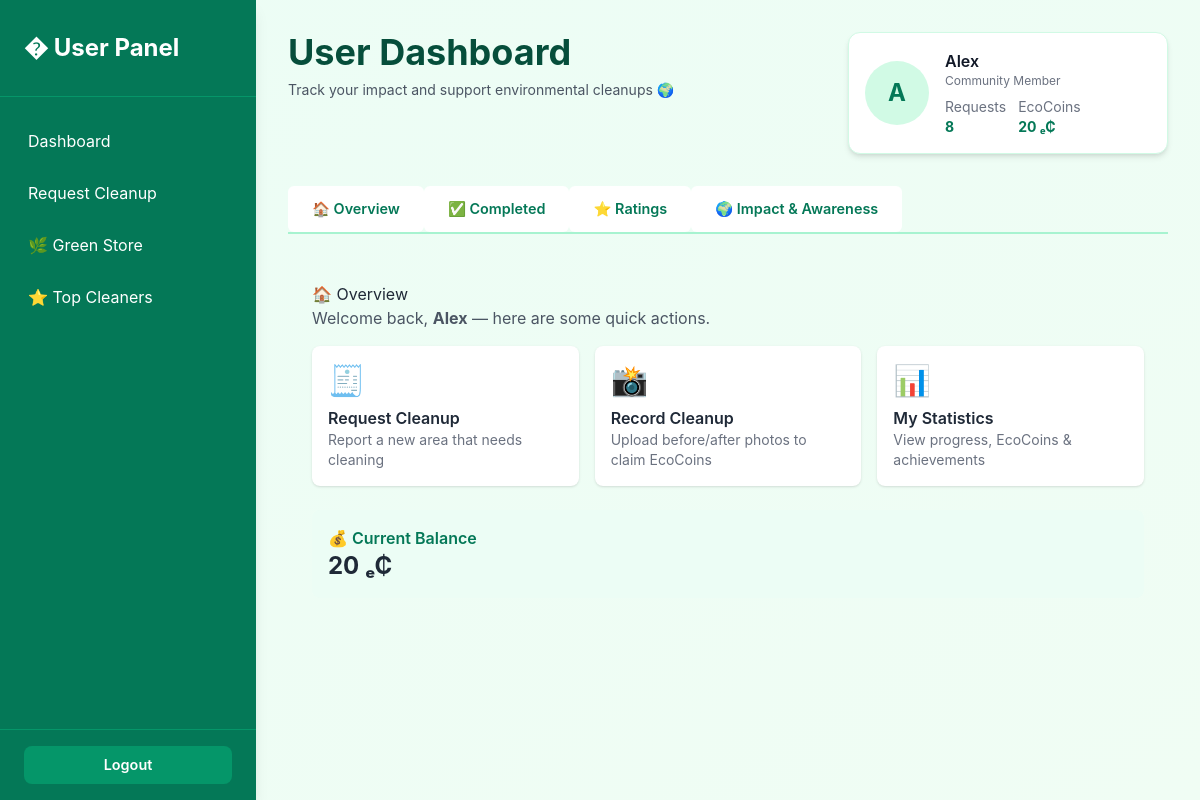
Screenshot of /user_dashboard (signed in) with the database file from the repository.
### app.py (models this page shows, shortened)
class User(db.Model, UserMixin):
    id = db.Column(db.Integer, primary_key=True)
    username = db.Column(db.String(150), unique=True, nullable=False)
    email = db.Column(db.String(150), unique=True, nullable=False)
    password = db.Column(db.String(150), nullable=False)
    role = db.Column(db.String(50), nullable=False)
    points = db.Column(db.Integer, default=0)
    avg_rating = db.Column(db.Float)
    cleanup_requests = db.relationship(
        'CleanupReport',
        back_populates='requested_by',
        foreign_keys='CleanupReport.requested_by_id',
        cascade='all, delete-orphan'
    )
    cleanups_submitted = db.relationship(
        'CleanupReport',
        back_populates='submitted_by_cleaner',
        foreign_keys='CleanupReport.submitted_by_cleaner_id',
        cascade='all, delete-orphan'
    )
    equipment_requests = db.relationship(
        'EquipmentRequest',
        back_populates='cleaner',
        foreign_keys='EquipmentRequest.cleaner_id',
        cascade='all, delete-orphan'
    )

### app.py (the view)
@app.route('/user_dashboard')
@login_required
def user_dashboard():
    if current_user.role != "user":
        flash("Access denied", "danger")
        return redirect(url_for("index"))
    active_requests = CleanupRequest.query.filter(
        CleanupRequest.requested_by_id == current_user.id,
        CleanupRequest.status.in_(['pending', 'claimed'])
    ).order_by(CleanupRequest.created_at.desc()).all()
    completed_requests = CleanupRequest.query.filter(
        CleanupRequest.requested_by_id == current_user.id,
        CleanupRequest.status == 'completed'
    ).order_by(CleanupRequest.created_at.desc()).all()
    completed_reports = CleanupReport.query.filter(
        CleanupReport.requested_by_id == current_user.id,
        CleanupReport.is_complete == True
    ).order_by(CleanupReport.created_at.desc()).all()
    impact_data = {
        "country": "India",
        "waste_generated": "65,000 tons/day",
        "plastic_recycled": "28%",
        "aqi": "160 (Moderate)",
        "water_pollution": "35%",
        "trend": "Slightly Improving",
        "community_impact": {
            "cleanups": 420,
            "active_cleaners": 85,
            "eco_coins": 5600,
            "waste_removed": "1.2 tons"
        },
        "tips": [
            "Use paper bags instead of plastic.",
            "Segregate waste at home.",
            "Compost kitchen waste.",
            "Avoid single-use plastics.",
            "Encourage your community to participate in cleanups."
        ]
    }
    return render_template(
        'user_dashboard.html',
        active_requests=active_requests,
        completed_requests=completed_requests,
        completed_reports=completed_reports,
        impact_data=impact_data,
        store_items=StoreItem.query.filter_by(available=True).order_by(StoreItem.created_at.desc()).all()
    )

### app.py (called while the page is built)
@app.context_processor
def inject_now():
    return {'now': datetime.now()}

@login_manager.user_loader
def load_user(user_id: str):
    return User.query.get(int(user_id))

### templates/user_dashboard.html (shortened to what this page needs)
<!doctype html>
<html lang="en" class="scroll-smooth">
<head>
  <script src="https://cdn.tailwindcss.com"></script>
</head>
<body class="bg-gradient-to-br from-emerald-50 to-green-50 text-gray-800">
  <div class="flex min-h-screen">
    <aside class="w-64 bg-emerald-700 text-white flex flex-col shadow-lg">
      <div class="px-6 py-8 text-2xl font-bold border-b border-emerald-600">
        � User Panel
      </div>
      <nav class="flex-1 px-4 py-6">
        <ul class="space-y-3">
          <li>
            <a href="{{ url_for('user_dashboard') }}" class="block py-2 px-3 rounded hover:bg-emerald-600 transition">Dashboard</a>
          </li>
          <li>
            <a href="{{ url_for('request_cleanup') }}" class="block py-2 px-3 rounded hover:bg-emerald-600 transition">Request Cleanup</a>
          </li>
          <li>
            <a href="{{ url_for('green_store') }}" class="block py-2 px-3 rounded hover:bg-emerald-600 transition">🌿 Green Store</a>
          </li>
          <li>
            <a href="{{ url_for('top_cleaners') }}" class="block py-2 px-3 rounded hover:bg-emerald-600 transition">⭐ Top Cleaners</a>
          </li>
        </ul>
      </nav>
      <div class="px-6 py-4 border-t border-emerald-600">
        <form action="{{ url_for('logout') }}" method="POST">
          <button type="submit"
            class="w-full bg-emerald-600 hover:bg-emerald-800 py-2 rounded-lg text-center transition font-semibold">
            Logout
          </button>
        </form>
      </div>
    </aside>
    <main class="flex-1 p-6 md:p-8 overflow-x-auto">
      <header class="mb-8 flex justify-between items-start">
        <div>
          <h1 class="text-4xl font-bold text-emerald-900">User Dashboard</h1>
          <p class="text-sm text-gray-600 mt-2">Track your impact and support environmental cleanups 🌍</p>
        </div>
        <div class="bg-white rounded-xl shadow-md p-4 w-80 border border-emerald-100">
          <div class="flex items-center space-x-4">
            <div class="w-16 h-16 bg-emerald-100 rounded-full flex items-center justify-center text-2xl font-bold text-emerald-700">
              {{ current_user.username[0].upper() }}
            </div>
            <div class="flex-1">
              <h3 class="font-semibold text-gray-900">{{ current_user.username }}</h3>
              <p class="text-xs text-gray-500">Community Member</p>
              <div class="flex space-x-3 mt-2 text-sm">
                <div>
                  <p class="text-gray-500">Requests</p>
                  <p class="font-bold text-emerald-700">{{ (active_requests|length) + (completed_requests|length) }}</p>
                </div>
                <div>
                  <p class="text-gray-500">EcoCoins</p>
                  <p class="font-bold text-emerald-700">{{ current_user.points or 0 }} ₑ₵</p>
                </div>
              </div>
            </div>
          </div>
        </div>
      </header>
      <div class="flex space-x-0 border-b-2 border-emerald-200 mb-6 overflow-x-auto">
        <button class="tab-btn py-3 px-6 bg-white text-emerald-700 font-semibold border-b-4 border-transparent hover:border-emerald-300 transition active" data-tab="overview">
          🏠 Overview
        </button>
        <button class="tab-btn py-3 px-6 bg-white text-emerald-700 font-semibold border-b-4 border-transparent hover:border-emerald-300 transition" data-tab="completed">
          ✅ Completed
        </button>
        <button class="tab-btn py-3 px-6 bg-white text-emerald-700 font-semibold border-b-4 border-transparent hover:border-emerald-300 transition" data-tab="ratings">
          ⭐ Ratings
        </button>
        <button class="tab-btn py-3 px-6 bg-white text-emerald-700 font-semibold border-b-4 border-transparent hover:border-emerald-300 transition" data-tab="impact">
          🌍 Impact & Awareness
        </button>
      </div>
      <section id="overview" class="tab-content active fade-in">
        {% include 'partials/_user_overview.html' %}
      </section>
    </main>
  </div>
</body>
</html>

### templates/partials/_user_overview.html
<div class="card glass p-6">
  <h2 class="section-title">🏠 Overview</h2>
  <p class="text-gray-600 mb-4">Welcome back, <strong>{{ current_user.username }}</strong> — here are some quick actions.</p>
  <div class="grid grid-cols-1 sm:grid-cols-3 gap-4">
    <a href="{{ url_for('request_cleanup') }}" class="block bg-white rounded-lg p-4 shadow hover:shadow-lg transition">
      <div class="text-3xl">🧾</div>
      <p class="font-semibold mt-2">Request Cleanup</p>
      <p class="text-sm text-gray-500">Report a new area that needs cleaning</p>
    </a>
    <a href="{{ url_for('record_cleanup') }}" class="block bg-white rounded-lg p-4 shadow hover:shadow-lg transition">
      <div class="text-3xl">📸</div>
      <p class="font-semibold mt-2">Record Cleanup</p>
      <p class="text-sm text-gray-500">Upload before/after photos to claim EcoCoins</p>
    </a>
    <a href="{{ url_for('my_statistics') }}" class="block bg-white rounded-lg p-4 shadow hover:shadow-lg transition">
      <div class="text-3xl">📊</div>
      <p class="font-semibold mt-2">My Statistics</p>
      <p class="text-sm text-gray-500">View progress, EcoCoins & achievements</p>
    </a>
  </div>
  <div class="mt-6 bg-emerald-50 p-4 rounded-lg">
    <p class="font-semibold text-emerald-700">💰 Current Balance</p>
    <p class="text-2xl font-bold">{{ current_user.points or 0 }} ₑ₵</p>
  </div>
</div>

### templates/user_dashboard.html (style rules this page uses)
.fade-in { animation: fadeIn 0.3s ease-out; }
.tab-content { animation: fadeIn 0.3s ease-out; }
.tab-btn.active { border-b-width: 4px; border-color: rgb(5, 150, 105); }
:root { --primary-green: #16a34a; --primary-green-dark: #15803d; --light-green: #f0fdf4; --dark-green-text: #065f46; --text-color: #334155; --background-color: #f1f5f9; --card-bg: rgba(255, 255, 255, 0.7); --card-shadow: 0 8px 20px rgba(0, 0, 0, 0.08); --card-shadow-hover: 0 12px 25px rgba(0, 0, 0, 0.12); }
body { background: linear-gradient(135deg, #e6f9f0 0%, #f8fafc 100%); font-family: 'Inter', sans-serif; }
select, button { padding: 0.4rem 0.6rem; border-radius: 6px; border: 1px solid #cbd5e1; font-size: 0.9rem; }
button { background: var(--primary-green); color: white; border: none; cursor: pointer; }

### rows the page displays
User: username "A", username "Alex", points "20"

### other values shown
{{ (active_requests|length) + (completed_requests|length) }} "8"
